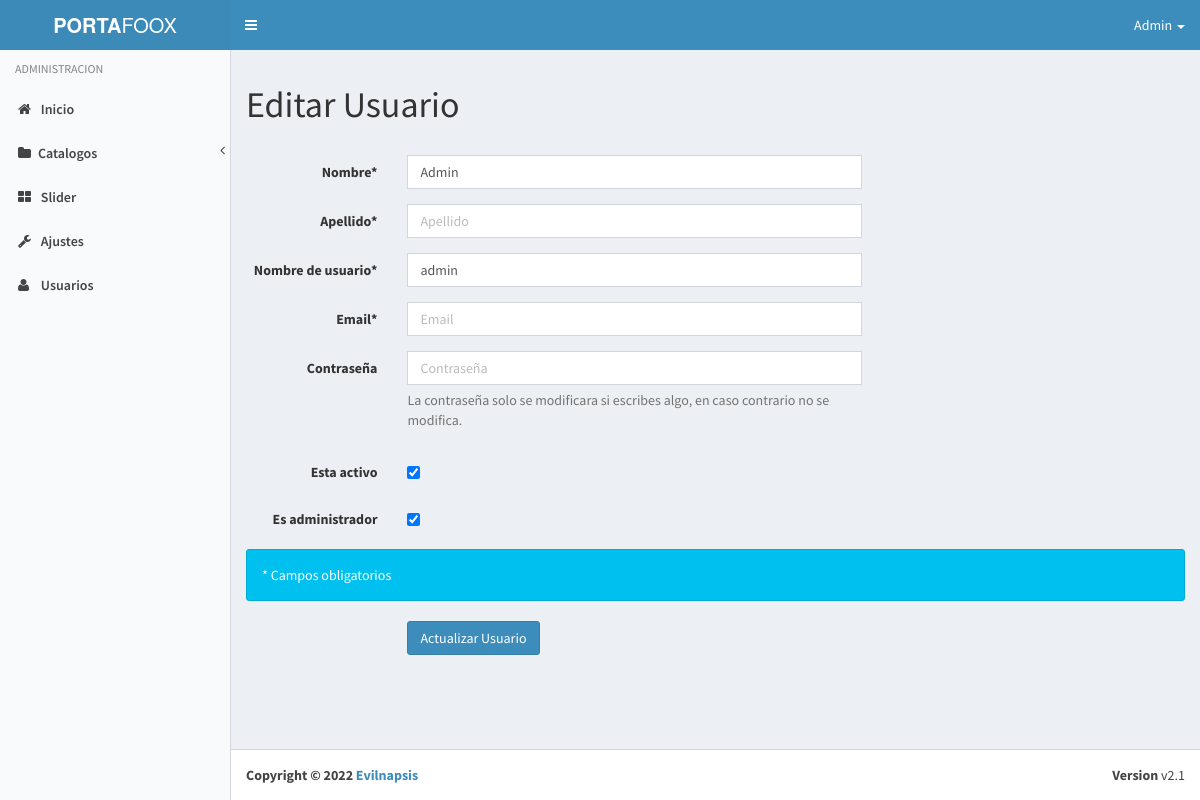
The app's page /admin/index.php?view=edituser&id=1 (signed in) with its own data.
### tables this page shows
create table user(
	id int not null auto_increment primary key,
	name varchar(50) not null,
	lastname varchar(50) not null,
	username varchar(50),
	email varchar(255) not null,
	password varchar(60) not null,
	is_active boolean not null default 1,
	is_admin boolean not null default 0,
	created_at datetime not null
);

### admin/core/controller/Layout.php (called while the page is built)
<?php
class Module {
	public static function loadLayout(){
		include "core/app/layouts/layout.php";
	}
}
?>

### admin/core/controller/Lb.php (called while the page is built, shortened)
<?php
class Lb {
	public function start(){
		include "core/app/init.php";
	}
}
?>

### admin/index.php (called while the page is built, shortened)
<?php
$lb = new Lb();
$lb->start();
?>

### admin/core/controller/Model.php (called while the page is built, shortened)
<?php
class Model {
	public static function exists($modelname){
		$fullpath = self::getFullpath($modelname);
		$found=false;
		if(file_exists($fullpath)){
			$found = true;
		}
		return $found;
	}
	public static function getFullpath($modelname){
		return "core/app/model/".$modelname.".php";
	}
}
?>

### admin/core/controller/Executor.php (called while the page is built, shortened)
<?php
class Executor {
	public static function doit($sql){
		$con = Database::getCon();
		return array($con->query($sql),$con->insert_id);
	}
}
?>

### admin/core/app/model/UserData.php (called while the page is built, shortened)
<?php
class UserData {
	public static $tablename = "user";
	public static function getById($id){
		$sql = "select * from ".self::$tablename." where id=$id";
		$query = Executor::doit($sql);
		$found = null;
		$data = new UserData();
		while($r = $query[0]->fetch_array()){
			$data->id = $r['id'];
			$data->name = $r['name'];
			$data->lastname = $r['lastname'];
			$data->username = $r['username'];
			$data->email = $r['email'];
			$data->password = $r['password'];
			$data->created_at = $r['created_at'];
			$data->is_admin = $r['is_admin'];
			$data->is_active = $r['is_active'];
			$found = $data;
			break;
		}
		return $found;
	}
}
?>

### admin/core/app/view/edituser-view.php (the view, shortened to what this page needs)
<?php $user = UserData::getById($_GET["id"]);?>
<div class="row">
	<div class="col-md-12">
	<h1>Editar Usuario</h1>
	<br>
		<form class="form-horizontal" method="post" id="addproduct" action="index.php?action=updateuser" role="form">
  <div class="form-group">
    <label for="inputEmail1" class="col-lg-2 control-label">Nombre*</label>
    <div class="col-md-6">
      <input type="text" name="name" value="<?php echo $user->name;?>" class="form-control" id="name" placeholder="Nombre">
    </div>
  </div>
  <div class="form-group">
    <label for="inputEmail1" class="col-lg-2 control-label">Apellido*</label>
    <div class="col-md-6">
      <input type="text" name="lastname" value="<?php echo $user->lastname;?>" required class="form-control" id="lastname" placeholder="Apellido">
    </div>
  </div>
  <div class="form-group">
    <label for="inputEmail1" class="col-lg-2 control-label">Nombre de usuario*</label>
    <div class="col-md-6">
      <input type="text" name="username" value="<?php echo $user->username;?>" class="form-control" required id="username" placeholder="Nombre de usuario">
    </div>
  </div>
  <div class="form-group">
    <label for="inputEmail1" class="col-lg-2 control-label">Email*</label>
    <div class="col-md-6">
      <input type="text" name="email" value="<?php echo $user->email;?>" class="form-control" id="email" placeholder="Email">
    </div>
  </div>
  <div class="form-group">
    <label for="inputEmail1" class="col-lg-2 control-label">Contrase&ntilde;a</label>
    <div class="col-md-6">
      <input type="password" name="password" class="form-control" id="inputEmail1" placeholder="Contrase&ntilde;a">
<p class="help-block">La contrase&ntilde;a solo se modificara si escribes algo, en caso contrario no se modifica.</p>
    </div>
  </div>
  <div class="form-group">
    <label for="inputEmail1" class="col-lg-2 control-label" >Esta activo</label>
    <div class="col-md-6">
<div class="checkbox">
    <label>
      <input type="checkbox" name="is_active" <?php if($user->is_active){ echo "checked";}?>>
    </label>
  </div>
    </div>
  </div>
  <div class="form-group">
    <label for="inputEmail1" class="col-lg-2 control-label" >Es administrador</label>
    <div class="col-md-6">
<div class="checkbox">
    <label>
      <input type="checkbox" name="is_admin" <?php if($user->is_admin){ echo "checked";}?>>
    </label>
  </div>
    </div>
  </div>
  <p class="alert alert-info">* Campos obligatorios</p>
  <div class="form-group">
    <div class="col-lg-offset-2 col-lg-10">
      <button type="submit" class="btn btn-primary">Actualizar Usuario</button>
    </div>
  </div>
</form>
	</div>
</div>

### admin/core/app/layouts/layout.php (shortened to what this page needs)
<!DOCTYPE html>
<html>
  <head>
    <link href="plugins/bootstrap/css/bootstrap.min.css" rel="stylesheet" type="text/css" />
    <link href="plugins/font-awesome/css/font-awesome.min.css" rel="stylesheet" type="text/css" />
    <link href="plugins/dist/css/AdminLTE.min.css" rel="stylesheet" type="text/css" />
    <link href="plugins/dist/css/skins/skin-blue-light.min.css" rel="stylesheet" type="text/css" />
  <link rel="stylesheet" href="plugins/morris/morris.css">
  <link rel="stylesheet" href="plugins/morris/example.css">
    <link rel="stylesheet" href="plugins/datatables/dataTables.bootstrap.css">
<link href='plugins/fullcalendar/fullcalendar.min.css' rel='stylesheet' />
<link href='plugins/fullcalendar/fullcalendar.print.css' rel='stylesheet' media='print' />
  </head>
  <body class="<?php if(isset($_SESSION["admin_id"]) || isset($_SESSION["pacient_id"]) || isset($_SESSION["medic_id"]) ):?>  skin-blue-light sidebar-mini <?php else:?>login-page<?php endif; ?>" >
    <div class="wrapper">
      <?php if(isset($_SESSION["admin_id"])|| isset($_SESSION["pacient_id"]) || isset($_SESSION["medic_id"])):?>
      <header class="main-header">
        <a href="./" class="logo">
          <span class="logo-lg"><b>PORTA</b>FOOX</span>
        </a>
        <nav class="navbar navbar-static-top" role="navigation">
          <a href="#" class="sidebar-toggle" data-toggle="offcanvas" role="button">
          </a>
          <div class="navbar-custom-menu">
            <ul class="nav navbar-nav">
              <li class="dropdown user user-menu">
                <a href="#" class="dropdown-toggle" data-toggle="dropdown">
                  <span class=""><?php
                  if(isset($_SESSION["admin_id"])){ echo UserData::getById($_SESSION["admin_id"])->name; }
                  else if(isset($_SESSION["pacient_id"])){ echo PacientData::getById($_SESSION["pacient_id"])->name." (Paciente)"; }
                  else if(isset($_SESSION["medic_id"])){ echo MedicData::getById($_SESSION["medic_id"])->name." (Medico)"; }
                  ?></span>
                  <span class="caret"></span>
                </a>
              </li>
            </ul>
          </div>
        </nav>
      </header>
      <aside class="main-sidebar">
        <section class="sidebar">
          <ul class="sidebar-menu">
            <li class="header">ADMINISTRACION</li>
            <?php if(isset($_SESSION["admin_id"])):?>
              <?php $u = UserData::getById($_SESSION["admin_id"]); ?>
            <li><a href="./"><i class='fa fa-home'></i> <span>Inicio</span></a></li>
        <li class="treeview">
          <a href="#"><i class="fa fa-folder"></i><span>Catalogos</span><span class="pull-right-container"><i class="fa fa-angle-left pull-right"></i></span></a>
        </li>
            <li><a href="./?view=slider"><i class='fa fa-th-large'></i> <span>Slider</span></a></li>
            <?php if($u->is_admin):?>
            <li><a href="./?view=settings"><i class='fa fa-wrench'></i> <span>Ajustes</span></a></li>
            <li><a href="./?view=users"><i class='fa fa-user'></i> <span>Usuarios</span></a></li>
          <?php endif;?>
            <?php endif; ?>
          </ul>
        </section>
      </aside>
    <?php endif;?>
      <?php if(isset($_SESSION["admin_id"]) ):?>
      <div class="content-wrapper">
      <section class="content">
        <?php View::load("index");?>
        </section>
      </div>
        <footer class="main-footer">
        <div class="pull-right hidden-xs">
          <b>Version</b> v2.1
        </div>
        <strong>Copyright &copy; 2022 <a href="http://evilnapsis.com/company/" target="_blank">Evilnapsis</a></strong>
      </footer>
     <?php endif;?>
    </div>
  </body>
</html>

### records on screen
user: name "Admin", username "admin", is_active "☑", is_admin "☑"
